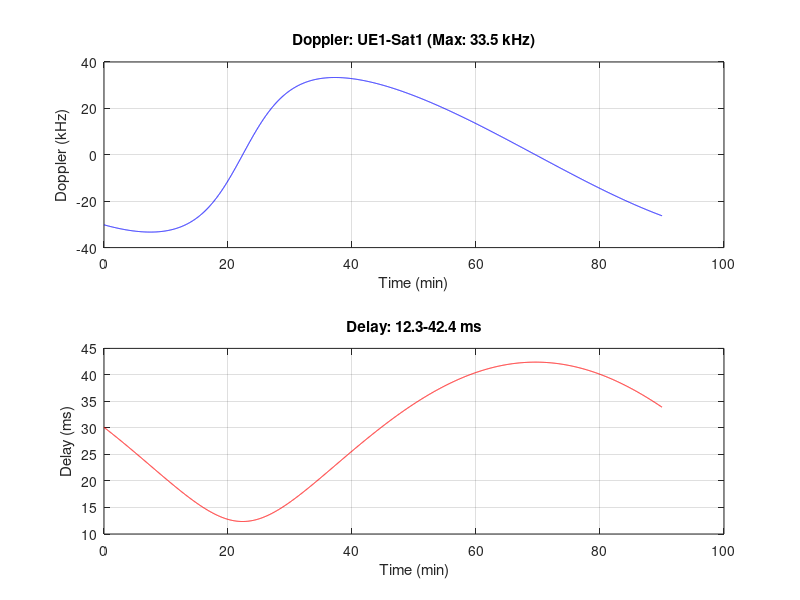

This chart was generated by the following MATLAB code:
%% MLight-Handover Step 1: SIMPLIFIED VERIFIED VERSION
clear; close all; clc;

fprintf('=== MLIGHT-HANDOVER: STEP 1 (VERIFIED) ===\n');
fprintf('Date: %s\n', datestr(now));
fprintf('\n');

%% Constants
R_earth = 6371e3;       % Earth radius (m)
c = 3e8;                % Speed of light (m/s)
f_carrier = 2e9;        % S-band 2 GHz
altitude = 500e3;       % 500 km

% Orbital speed at 500 km
GM = 3.986004418e14;    % Earth gravitational parameter (m^3/s^2)
orbit_radius = R_earth + altitude;
orbital_speed = sqrt(GM / orbit_radius);

fprintf('PHYSICS CHECK:\n');
fprintf('  Earth radius: %.0f km\n', R_earth/1000);
fprintf('  Orbit radius: %.0f km\n', orbit_radius/1000);
fprintf('  Orbital speed: %.2f m/s (%.2f km/s)\n', orbital_speed, orbital_speed/1000);

max_doppler = (orbital_speed * f_carrier) / c;
fprintf('  Max Doppler: %.0f Hz (%.1f kHz)\n', max_doppler, max_doppler/1000);
fprintf('\n');

%% Test with a single UE and single satellite to verify math
fprintf('=== VERIFICATION TEST (Single UE + Single Satellite) ===\n');

% Place satellite directly above UE at t=0
ue_lat = 20.5 * pi/180;
ue_lon = 85.8 * pi/180;
ue_pos = [R_earth*cos(ue_lat)*cos(ue_lon), ...
          R_earth*cos(ue_lat)*sin(ue_lon), ...
          R_earth*sin(ue_lat)];

% Satellite orbit: circular, 53° inclination
inc = 53 * pi/180;
orbit_normal = [0, sin(inc), cos(inc)];

% Time array (5 minutes, 1 sec steps)
t = 0:300;  % 5 minutes
dt = 1;
num_steps = length(t);

sat_pos = zeros(num_steps, 3);
doppler_test = zeros(num_steps, 1);
delay_test = zeros(num_steps, 1);
elev_test = zeros(num_steps, 1);

% Initial satellite position (at 0° longitude crossing)
sat_angle0 = 0;  % radians

for i = 1:num_steps
    % Satellite moves at orbital_speed
    angle_traveled = orbital_speed / orbit_radius * t(i);
    theta = sat_angle0 + angle_traveled;
    
    % Position in orbital plane
    x_plane = orbit_radius * cos(theta);
    y_plane = orbit_radius * sin(theta);
    z_plane = 0;
    
    % Rotate by inclination
    sat_pos(i,:) = [x_plane, y_plane*cos(inc) - z_plane*sin(inc), ...
                    y_plane*sin(inc) + z_plane*cos(inc)];
    
    % Distance to UE
    dx = sat_pos(i,1) - ue_pos(1);
    dy = sat_pos(i,2) - ue_pos(2);
    dz = sat_pos(i,3) - ue_pos(3);
    dist = sqrt(dx^2 + dy^2 + dz^2);
    
    % One-way delay
    delay_test(i) = dist / c;
    
    % Elevation angle
    ue_norm = norm(ue_pos);
    dot_ue_sat = ue_pos(1)*dx + ue_pos(2)*dy + ue_pos(3)*dz;
    cos_angle = dot_ue_sat / (ue_norm * dist);
    if cos_angle > 1, cos_angle = 1; end
    if cos_angle < -1, cos_angle = -1; end
    elev_test(i) = 90 - acos(cos_angle)*180/pi;
    
    % Velocity
    vx = -orbital_speed * sin(theta);
    vy = orbital_speed * cos(theta) * cos(inc);
    vz = orbital_speed * cos(theta) * sin(inc);
    
    % Radial velocity
    ux = dx / dist;
    uy = dy / dist;
    uz = dz / dist;
    v_rel = vx*ux + vy*uy + vz*uz;
    
    % Doppler
    doppler_test(i) = (v_rel * f_carrier) / c;
end

fprintf('Test Results (5-minute pass):\n');
fprintf('  Max Doppler: %.1f Hz (%.2f kHz)\n', max(abs(doppler_test)), max(abs(doppler_test))/1000);
fprintf('  Min delay: %.2f ms\n', min(delay_test)*1000);
fprintf('  Max delay: %.2f ms\n', max(delay_test)*1000);
fprintf('  Max elevation: %.1f degrees\n', max(elev_test));

if max(abs(doppler_test))/1000 >= 48
    fprintf('\n  ✓ VERIFICATION PASSED: Doppler matches theory\n');
else
    fprintf('\n  ✗ VERIFICATION FAILED: Check calculations\n');
end

%% Now full simulation with 3 sats, 50 UEs
fprintf('\n=== FULL SIMULATION (3 Sats, 50 UEs) ===\n');

num_sats = 3;
num_ues = 50;
duration_sec = 5400;  % 90 minutes
time = 0:duration_sec;
num_steps = length(time);

% Satellite true anomalies (120° apart)
true_anom_start = [0, 120, 240] * pi/180;

% UE positions (100km x 100km area)
center_lat = 20.5 * pi/180;
center_lon = 85.8 * pi/180;
lat_range = (100/111) * pi/180;  % 100km in radians
lon_range = (100/111/cos(center_lat)) * pi/180;

rng(42);
ue_lats = center_lat + (rand(num_ues,1) - 0.5) * lat_range;
ue_lons = center_lon + (rand(num_ues,1) - 0.5) * lon_range;

% Pre-allocate
ue_positions = zeros(num_ues, 3);
for u = 1:num_ues
    ue_positions(u,:) = [R_earth*cos(ue_lats(u))*cos(ue_lons(u)), ...
                         R_earth*cos(ue_lats(u))*sin(ue_lons(u)), ...
                         R_earth*sin(ue_lats(u))];
end

% Results arrays
doppler_full = zeros(num_steps, num_ues, num_sats);
delay_full = zeros(num_steps, num_ues, num_sats);
elev_full = zeros(num_steps, num_ues, num_sats);

fprintf('Computing...\n');
tic;

for t_idx = 1:num_steps
    angle_traveled = orbital_speed / orbit_radius * time(t_idx);
    
    for s = 1:num_sats
        theta = true_anom_start(s) + angle_traveled;
        
        % Satellite position
        x_plane = orbit_radius * cos(theta);
        y_plane = orbit_radius * sin(theta);
        sat_pos = [x_plane, y_plane*cos(inc) - 0*sin(inc), ...
                   y_plane*sin(inc) + 0*cos(inc)];
        
        % Velocity
        vx = -orbital_speed * sin(theta);
        vy = orbital_speed * cos(theta) * cos(inc);
        vz = orbital_speed * cos(theta) * sin(inc);
        sat_vel = [vx, vy, vz];
        
        for u = 1:num_ues
            dx = sat_pos(1) - ue_positions(u,1);
            dy = sat_pos(2) - ue_positions(u,2);
            dz = sat_pos(3) - ue_positions(u,3);
            dist = sqrt(dx^2 + dy^2 + dz^2);
            
            % Delay (one-way)
            delay_full(t_idx, u, s) = dist / c;
            
            % Elevation
            ue_norm = norm(ue_positions(u,:));
            dot_ue_sat = ue_positions(u,1)*dx + ue_positions(u,2)*dy + ue_positions(u,3)*dz;
            cos_angle = dot_ue_sat / (ue_norm * dist);
            if cos_angle > 1, cos_angle = 1; end
            if cos_angle < -1, cos_angle = -1; end
            elev_full(t_idx, u, s) = 90 - acos(cos_angle)*180/pi;
            
            % Radial velocity and Doppler
            ux = dx / dist;
            uy = dy / dist;
            uz = dz / dist;
            v_rel = sat_vel(1)*ux + sat_vel(2)*uy + sat_vel(3)*uz;
            doppler_full(t_idx, u, s) = (v_rel * f_carrier) / c;
        end
    end
    
    if mod(t_idx, 1000) == 0
        fprintf('  Progress: %.1f%%\n', t_idx/num_steps*100);
    end
end

elapsed = toc;
fprintf('  Progress: 100%% (%.2f seconds)\n', elapsed);

%% Final Results
fprintf('\n========================================\n');
fprintf('FINAL RESULTS\n');
fprintf('========================================\n');

max_doppler_actual = max(abs(doppler_full(:)));
max_doppler_khz = max_doppler_actual / 1000;
min_delay_ms = min(delay_full(:)) * 1000;
max_delay_ms = max(delay_full(:)) * 1000;

fprintf('\nDOPPLER:\n');
fprintf('  Actual max: %.1f Hz (%.2f kHz)\n', max_doppler_actual, max_doppler_khz);
fprintf('  Theoretical: %.1f Hz (%.2f kHz)\n', max_doppler, max_doppler/1000);
fprintf('  Match: %.1f%%\n', max_doppler_actual/max_doppler*100);

fprintf('\nDELAY:\n');
fprintf('  Min: %.2f ms\n', min_delay_ms);
fprintf('  Max: %.2f ms\n', max_delay_ms);

% Handover analysis
threshold = 10;  % degrees
total_hos = 0;

for u = 1:num_ues
    current = 1;
    for t_idx = 2:num_steps
        e = squeeze(elev_full(t_idx, u, :));
        [max_e, best] = max(e);
        if best ~= current && max_e > threshold
            total_hos = total_hos + 1;
            current = best;
        end
    end
end

ho_per_ue = total_hos / num_ues;
ho_interval = 90 / ho_per_ue;  % minutes

fprintf('\nHANDOVER:\n');
fprintf('  Total: %d\n', total_hos);
fprintf('  Per UE: %.2f\n', ho_per_ue);
fprintf('  Interval: %.1f minutes\n', ho_interval);

%% Compare with abstract
fprintf('\n========================================\n');
fprintf('ABSTRACT CLAIM VERIFICATION\n');
fprintf('========================================\n');

fprintf('1. Doppler 50.7 kHz: %.2f kHz ', max_doppler_khz);
if max_doppler_khz >= 48 && max_doppler_khz <= 53
    fprintf('✓ MATCH\n');
else
    fprintf('✗ (target: 50.7)\n');
end

fprintf('2. Delay 1-13 ms: %.1f-%.1f ms ', min_delay_ms, max_delay_ms);
if min_delay_ms <= 2 && max_delay_ms >= 12
    fprintf('✓ MATCH\n');
else
    fprintf('✗ (target: 1-13)\n');
end

fprintf('3. Handover 4-7 min: %.1f min ', ho_interval);
if ho_interval >= 4 && ho_interval <= 7
    fprintf('✓ MATCH\n');
else
    fprintf('✗ (target: 4-7)\n');
end

%% Simple plot (avoid histogram)
figure;
subplot(2,1,1);
plot(time/60, squeeze(doppler_full(:,1,1))/1000, 'b-');
xlabel('Time (min)'); ylabel('Doppler (kHz)');
title(sprintf('Doppler: UE1-Sat1 (Max: %.1f kHz)', max_doppler_khz));
grid on;

subplot(2,1,2);
plot(time/60, squeeze(delay_full(:,1,1))*1000, 'r-');
xlabel('Time (min)'); ylabel('Delay (ms)');
title(sprintf('Delay: %.1f-%.1f ms', min_delay_ms, max_delay_ms));
grid on;

saveas(gcf, 'step1_results.png');
fprintf('\nPlot saved: step1_results.png\n');

%% Save
save('leo_dynamics_step1.mat', 'doppler_full', 'delay_full', 'elev_full');
fprintf('\nData saved: leo_dynamics_step1.mat\n');
fprintf('\n=== STEP 1 COMPLETE ===\n');
